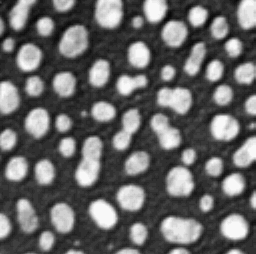
#> input picture data/blobs.tif, 256 x 254 px
$ jupyter execute skimage.ipynb
#> lines starting #> are read from the running program, lines starting #| are printed output that depends on the picture
# skimage

[cell 1]
from skimage.io import imread, imshow

[cell 2]
img = imread('../data/blobs.tif')
#> img is the input picture: shape (254, 256); min 8, max 248, mean 103.3
img.dtype

[cell 3]
import matplotlib.pyplot as plt
plt.imshow(img, cmap = 'gray', interpolation= "none")

[cell 4]
# trimming
cropped_img = img[0:128, 0:128]
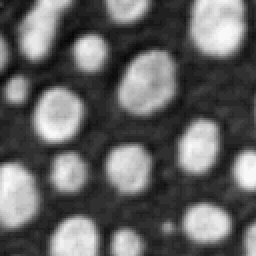
#> cropped_img: shape (128, 128) (shown 2 times larger); min 8, max 248, mean 99.3
plt.figure(figsize=(4,4))
plt.imshow(cropped_img, interpolation='none',cmap = 'gray')

[cell 5]
img.shape
#> Out = (254, 256)

[cell 6]
# Same concept to the numpy mask before: Thresholding
plt.figure(figsize=(4,4))
plt.imshow(img>100, interpolation='none',cmap = 'gray')
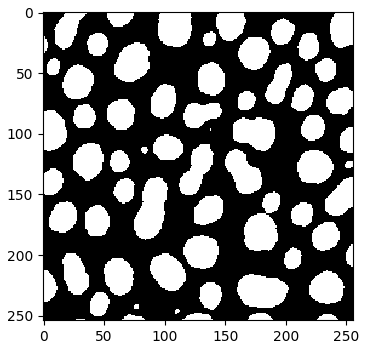
#> figure drawn by matplotlib, 1 panel
